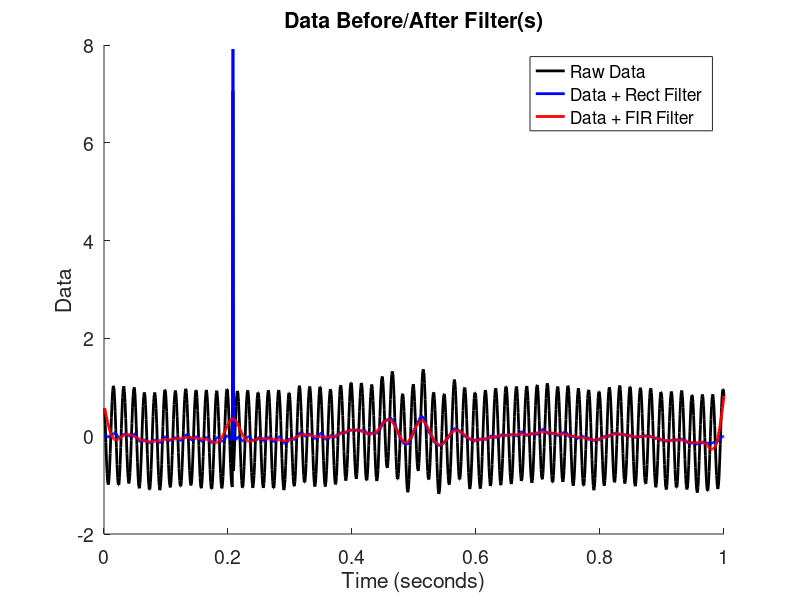
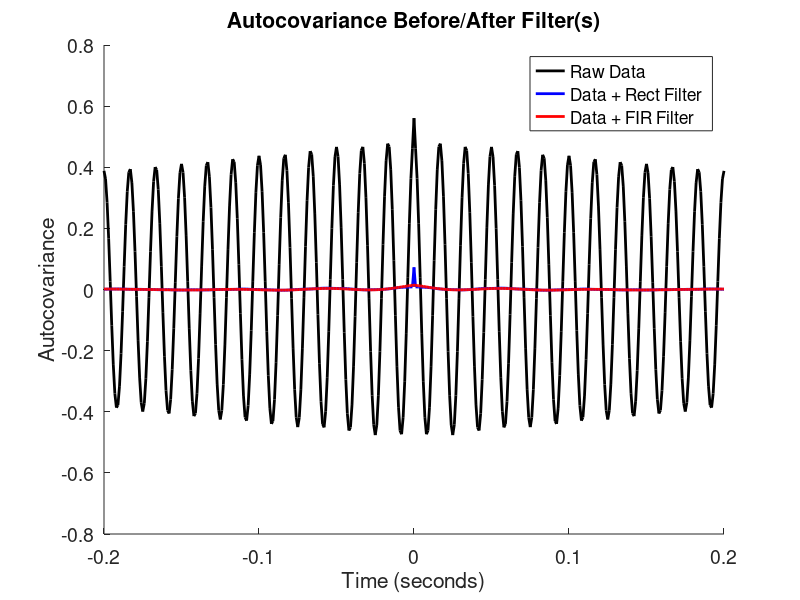

Recreate these plots in MATLAB, in order.
function Chapter_6_Question_3()
    % Question 3 - Trial 1 Autocovariance Before/After Filters

    %Load Data
    load('Ch6-EEG-1.mat')
    x = EEG(1, :) - mean(EEG(1, :));
    T = t(end);
    N = length(t);
    sample_interval = t(2) - t(1);
    sample_freq = 1/sample_interval;
    nyquist_freq = sample_freq/2;
    freq_resolution = 1/T;
    faxis = fftshift(-nyquist_freq:freq_resolution:nyquist_freq-freq_resolution);
    
    %Find Frequencies Near 60 Hz
    indices = find((abs(abs(single(faxis))-60)) <= 1);
    
    %Create And Apply Rectangular Filter
    rectangular_filter = ones(1, N);
    rectangular_filter(indices) = 0;
    xf = fft(x);
    xfnew = xf.*rectangular_filter;
    x_rect = ifft(xfnew);
    
    %Create And Apply FIR Filter
    n = 100;
    Wn = 30/nyquist_freq;
    b = transpose(fir1(n, Wn, 'low'));
    x_FIR = filtfilt(b, 1, x);
    
    %Visualize Data Before/After Filter(s)
    figure()
    hold on
    plot(t, x, 'k', 'LineWidth', 2)
    plot(t, x_rect, 'b', 'LineWidth', 2)
    plot(t, x_FIR, 'r', 'LineWidth', 2)
    hold off
    xlabel('Time (seconds)')
    ylabel('Data')
    legend({'Raw Data', 'Data + Rect Filter', 'Data + FIR Filter'})
    title('Data Before/After Filter(s)')
    set(gca, 'FontSize', 14)
    
    %Get Biased Autocovariance
    [x_autocov, lags] = xcorr(x, 200, 'biased');
    [x_rect_autocov, ~] = xcorr(x_rect, 200, 'biased');
    [x_FIR_autocov, ~] = xcorr(x_FIR, 200, 'biased');
    
    %Plot Biased Autocovariance
    figure()
    hold on
    plot(lags.*sample_interval, x_autocov, 'k', 'LineWidth', 2)
    plot(lags.*sample_interval, x_rect_autocov, 'b', 'LineWidth', 2)
    plot(lags.*sample_interval, x_FIR_autocov, 'r', 'LineWidth', 2)
    hold off
    xlabel('Time (seconds)')
    ylabel('Autocovariance')
    legend({'Raw Data', 'Data + Rect Filter', 'Data + FIR Filter'})
    title('Autocovariance Before/After Filter(s)')
    set(gca, 'FontSize', 14)
  
    % The raw data show obvious 60 Hz correlation, which is the noise we are
    % trying to get rid of. The rectangular-filtered data has massively reduced
    % this, but if you zoom in on the y-axis you can see minor fluctuations
    % that create a 60 Hz rhythm. However, it does pick up the roughly 20 Hz
    % rhythm that underlies the evoked response, since we see a few undulations
    % that occur once every 0.05 seconds or so (20 Hz). The FIR-filtered data
    % shows the same .05 undulations, but without the added small 60 Hz
    % fluctuations.
    
end
